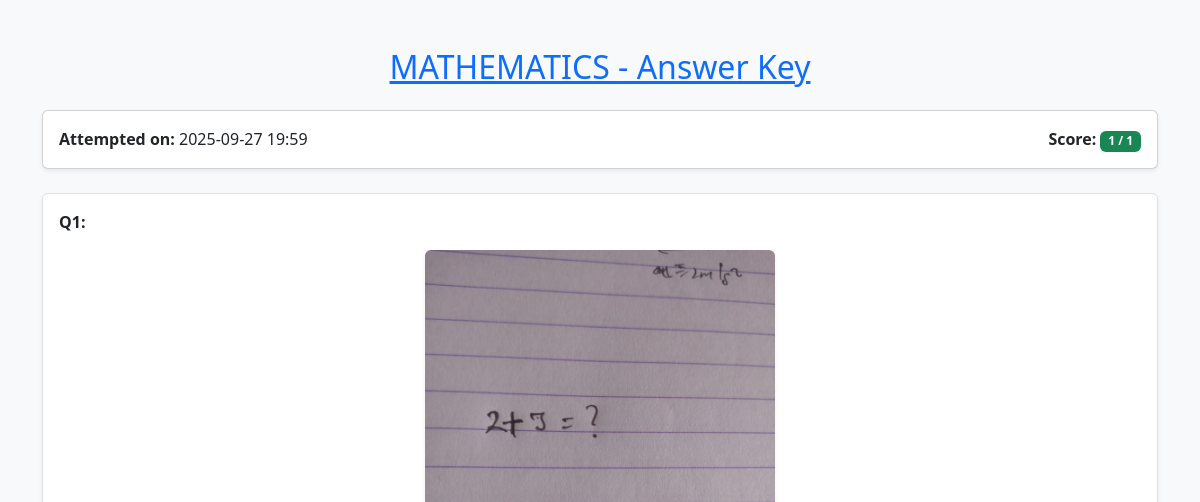
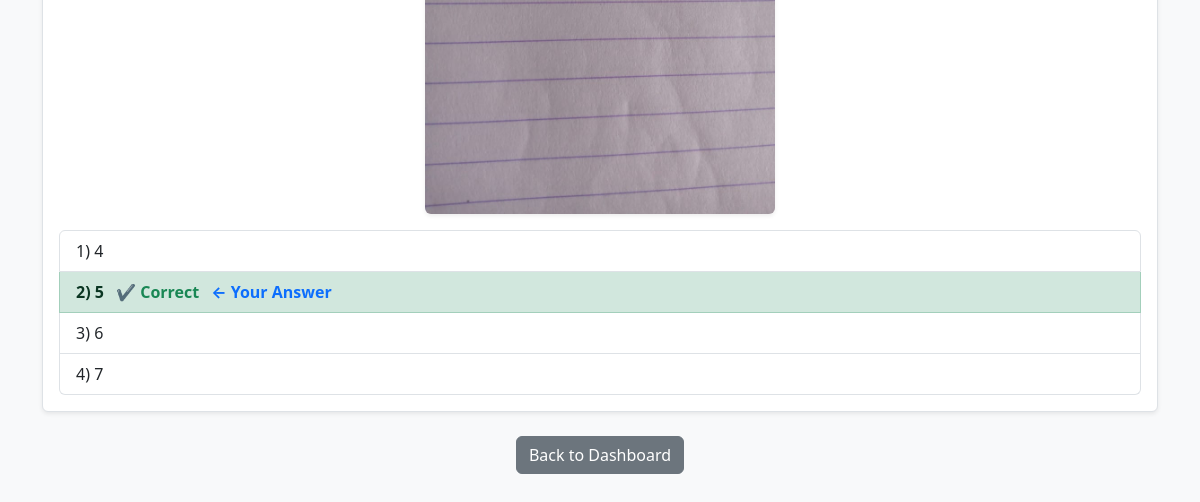
/user/answer_key/1 (signed in), run on an earlier commit of the app's database (2 pictures, top to bottom).
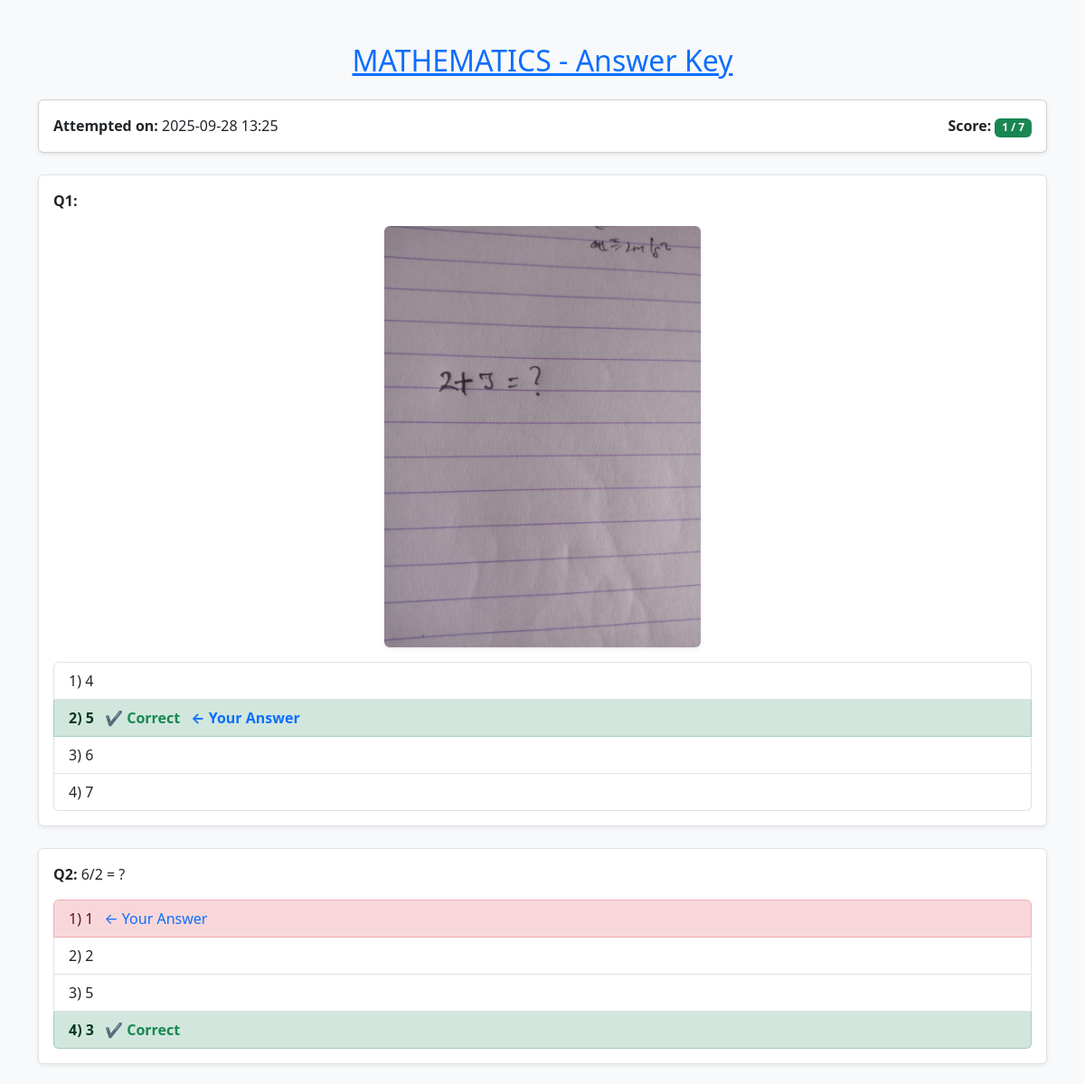
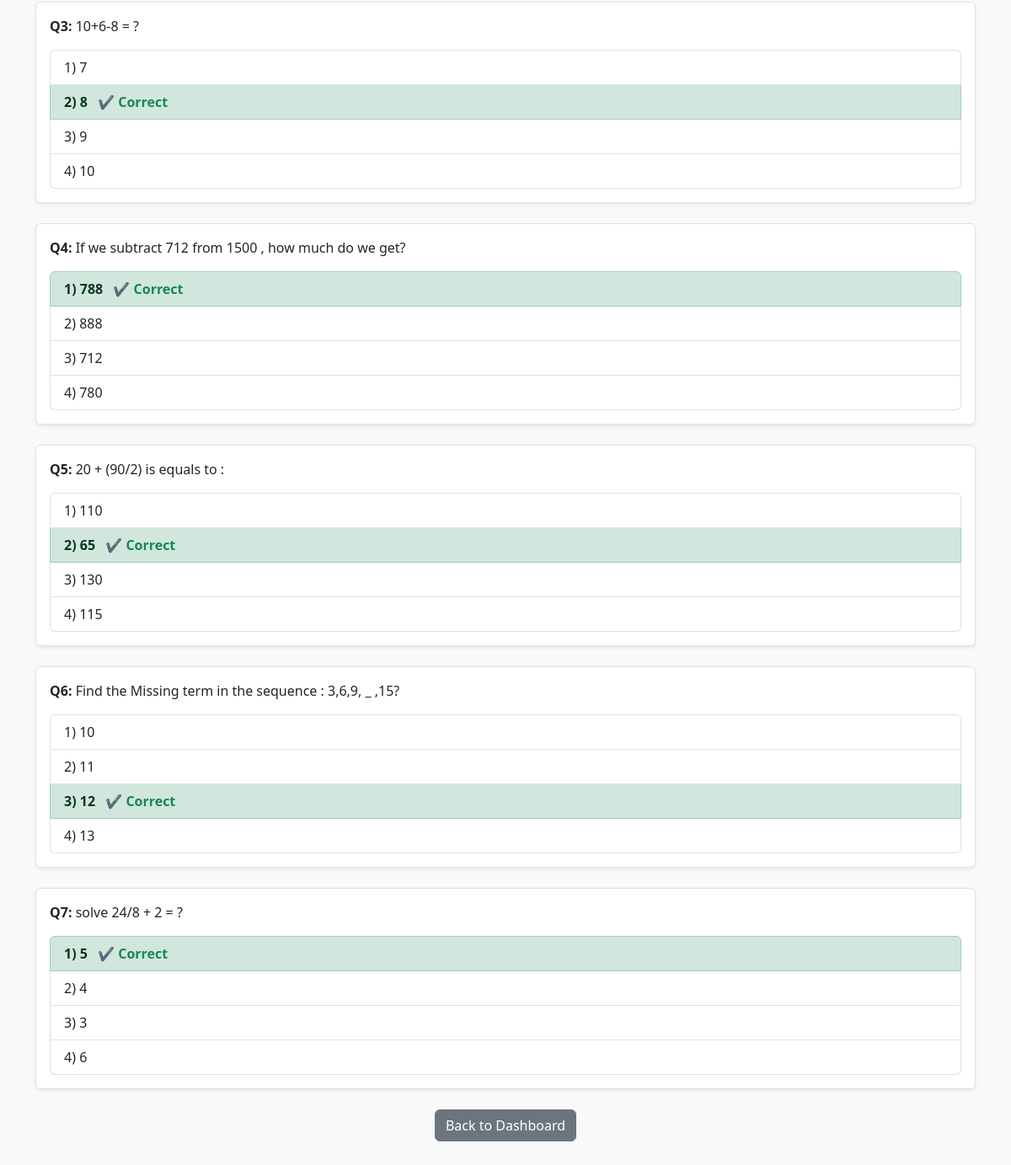
And on a later commit of the database (2 pictures, top to bottom).
### app.py (models this page shows)
class Quiz(db.Model):
    id = db.Column(db.Integer , primary_key= True)
    title = db.Column(db.String(100) , nullable = False)
    chapters = db.relationship('Chapter' , backref = 'quiz' , lazy = True)

class QuizAttempt(db.Model):
    id = db.Column(db.Integer, primary_key=True)
    user_id = db.Column(db.Integer, db.ForeignKey('user.id'), nullable=False)
    quiz_id = db.Column(db.Integer, db.ForeignKey('quiz.id'), nullable=False)
    chapter_id = db.Column(db.Integer, db.ForeignKey('chapter.id'), nullable=True)   # NEW
    score = db.Column(db.Integer, nullable=True)
    answers = db.Column(db.Text, nullable=True)  # store JSON like {"<question_id>": <selected_option>}
    timestamp = db.Column(db.DateTime, default=datetime.utcnow)
    user = db.relationship('User', backref='quiz_attempts')
    quiz = db.relationship('Quiz', backref='attempts')
    chapter = db.relationship('Chapter', backref='attempts')

class Question(db.Model):
    id = db.Column(db.Integer , primary_key = True)
    quiz_id = db.Column(db.Integer , db.ForeignKey('quiz.id') , nullable = False)
    chapter_id = db.Column(db.Integer , db.ForeignKey('chapter.id') , nullable = False)
    question_statement = db.Column(db.Text , nullable = True)
    question_image = db.Column(db.String(100), nullable=True)  # Optional image
    option_1 = db.Column(db.String(50) , nullable = False)
    option_2 = db.Column(db.String(50) , nullable = False)
    option_3 = db.Column(db.String(50) , nullable = False)
    option_4 = db.Column(db.String(50) , nullable = False)
    correct_option = db.Column(db.Integer , nullable = False)
    quiz = db.relationship('Quiz' , backref='questions')
    chapter = db.relationship('Chapter' , backref='questions')

### app.py (the view)
@app.route('/user/answer_key/<int:attempt_id>')
def answer_key(attempt_id):
    if 'user_id' not in session:
        return redirect('/user/login')
    attempt = QuizAttempt.query.get_or_404(attempt_id)
    if attempt.user_id != session.get('user_id'):
        return "Not authorized to view this attempt", 403
    if attempt.chapter_id:
        questions_query = Question.query.filter_by(chapter_id=attempt.chapter_id).all()
    else:
        questions_query = Question.query.filter_by(quiz_id=attempt.quiz_id).all()
    questions = []
    for q in questions_query:
        questions.append({
            "id": q.id,
            "question_statement": q.question_statement,
            "question_image": q.question_image,
            "options": [q.option_1, q.option_2, q.option_3, q.option_4],
            "correct_option": q.correct_option
        })
    user_answers = {}
    if attempt.answers:
        try:
            raw = json.loads(attempt.answers)
            user_answers = {int(k): (int(v) if v is not None else None) for k, v in raw.items()}
        except Exception:
            user_answers = {}
    return render_template(
        'answer_key.html',
        quiz=attempt.quiz,
        questions=questions,
        user_answers=user_answers,
        attempt=attempt
    )

### templates/answer_key.html (shortened to what this page needs)
<!DOCTYPE html>
<html lang="en">
<head>
    <link href="https://cdn.jsdelivr.net/npm/bootstrap@5.3.0/dist/css/bootstrap.min.css" rel="stylesheet">
</head>
<body class="bg-light">
    <div class="container py-5">
        <h2 class="text-center mb-4 text-primary"><u>{{ quiz.title }} - Answer Key</u></h2>
        <div class="card shadow-sm p-3 mb-4">
            <div class="row">
                <div class="col-md-6">
                    <strong>Attempted on:</strong> {{ attempt.timestamp.strftime("%Y-%m-%d %H:%M") }}
                </div>
                <div class="col-md-6 text-md-end">
                    <strong>Score:</strong>
                    <span class="badge bg-success">{{ attempt.score }} / {{ questions|length }}</span>
                </div>
            </div>
        </div>
        {% for question in questions %}
        <div class="mb-4 border p-3 rounded bg-white shadow-sm">
            <p><strong>Q{{ loop.index }}:</strong> {{ question.question_statement }}</p>
            {% if question.question_image %}
            <div class="text-center mb-3">
                <img src="{{ url_for('static', filename='uploads/' + question.question_image) }}"
                     class="img-fluid rounded shadow-sm" style="max-width: 350px;">
            </div>
            {% endif %}
            <ul class="list-group">
                {% set user_sel = user_answers.get(question.id) %}
                {% for i in range(0, question.options|length) %}
                    {% set opt_index = i + 1 %}
                    {% set opt_text = question.options[i] %}
                    <li class="list-group-item
                        {% if opt_index == question.correct_option %} list-group-item-success fw-bold {% endif %}
                        {% if user_sel is not none and user_sel == opt_index and opt_index != question.correct_option %} list-group-item-danger {% endif %}
                    ">
                        {{ opt_index }}) {{ opt_text }}
                        {% if opt_index == question.correct_option %}
                            <span class="ms-2 text-success fw-bold">✔ Correct</span>
                        {% endif %}
                        {% if user_sel is not none and user_sel == opt_index %}
                            <span class="ms-2 text-primary">← Your Answer</span>
                        {% endif %}
                    </li>
                {% endfor %}
            </ul>
        </div>
        {% endfor %}
        <div class="text-center mt-4">
            <a href="/user/dashboard" class="btn btn-secondary">Back to Dashboard</a>
        </div>
    </div>
</body>
</html>

What changed in the data, as far as the page shows it:
changed QuizAttempt: timestamp "2025-09-27 19:59" → "2025-09-28 13:25"
added Question: question_statement "6/2 = ?", options "1" "2" "3" "4", options "1" "2" "5" "3"
added Question: question_statement "10+6-8 = ?", options "1" "2" "3" "4", options "7" "8" "9" "10"
added Question: question_statement "If we subtract 712 from 1500 , how much do we get?", options "1" "2" "3" "4", options "788" "888" "712" "780"
added Question: question_statement "20 + (90/2) is equals to :", options "1" "2" "3" "4", options "110" "65" "130" "115"
added Question: question_statement "Find the Missing term in the sequence : 3,6,9, _ ,15?", options "1" "2" "3" "4", options "10" "11" "12" "13"
added Question: question_statement "solve 24/8 + 2 = ?", options "1" "2" "3" "4", options "5" "4" "3" "6"
Also different on the page:
{{ questions|length }}: "1" → "7"
